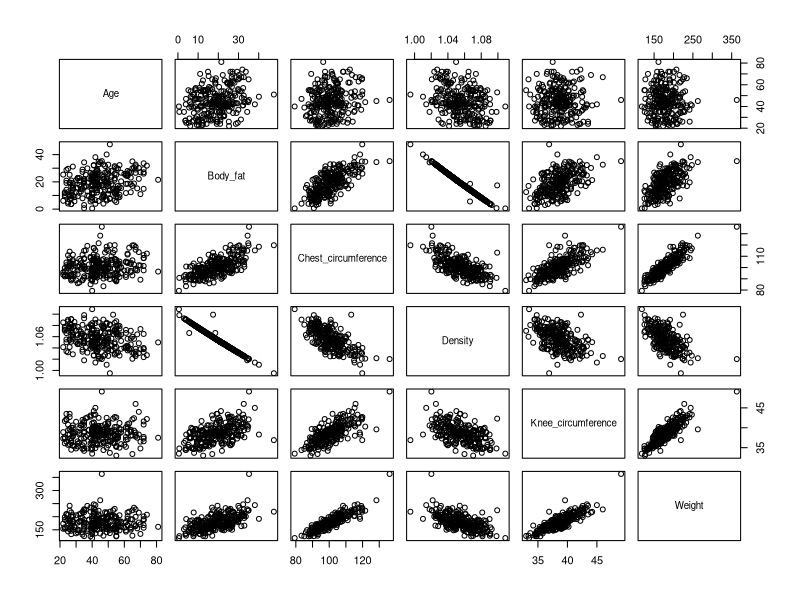
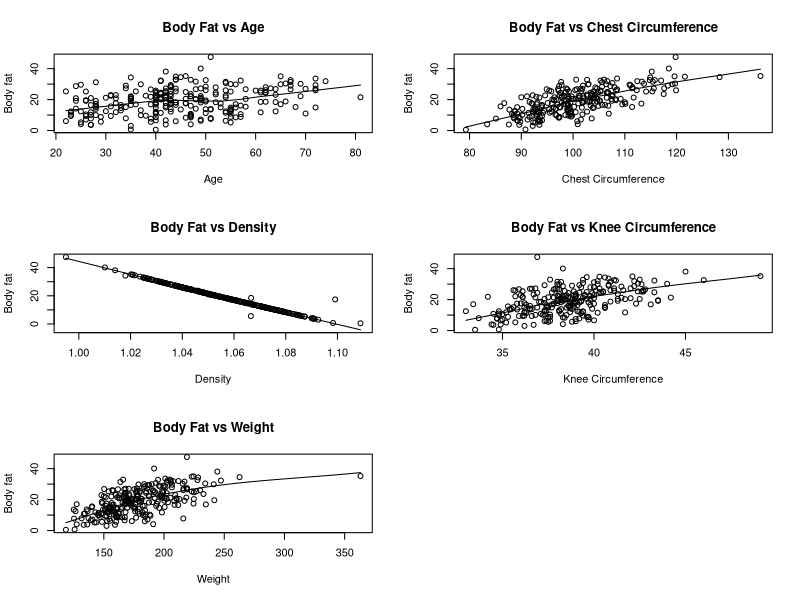
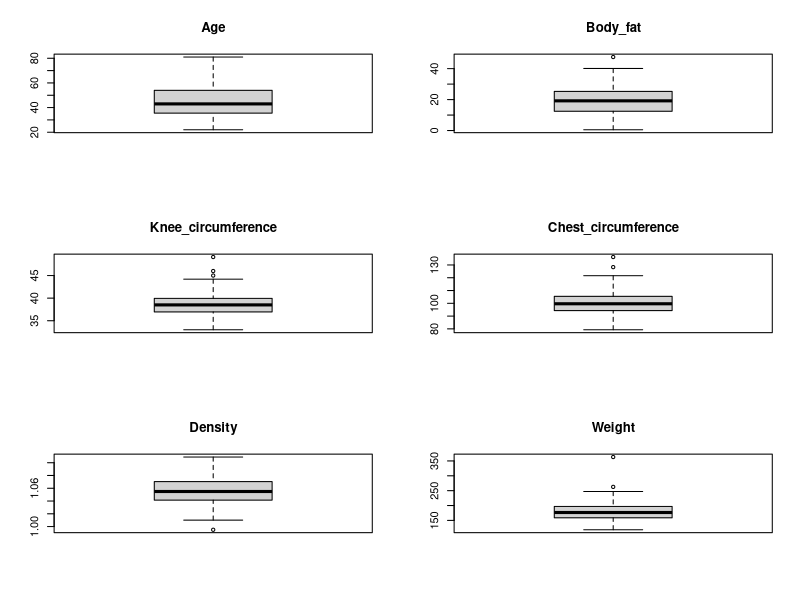

Here is the R script that generated these plots, in order: (Note: this script raises an error after producing the figures.)
# Load necessary libraries
library(readxl)
library(dplyr)

# Load the dataset
data <- read_excel("Dataset_2024.xlsx")

# Inspect the data
str(data)
summary(data)

# Data preprocessing: check for missing values
data <- na.omit(data)

colnames(data)[colnames(data) == "Body fat (%)"] <- "Body_fat"
colnames(data)[colnames(data) == "Age (years)"] <- "Age"
colnames(data)[colnames(data) == "Knee circumference (cm)"] <- "Knee_circumference"
colnames(data)[colnames(data) == "Chest circumference (cm)"] <- "Chest_circumference"
colnames(data)[colnames(data) == "Density (g/cm³)"] <- "Density"
colnames(data)[colnames(data) == "Weight (lbs)"] <- "Weight"

# Pairwise scatter plot to check for linearity and relationships
pairs(data, smooth=FALSE, scale=FALSE, density=TRUE, ellipses=FALSE, method="spearman",
      pch=21, lm=FALSE, cor=TRUE, jiggle=FALSE, factor=2, hist.col=4, stars=TRUE, ci=TRUE)

# Individual scatter plots with smoothing line
par(mfrow= c(3,2)) # Setting up the layout for multiple plots

scatter.smooth(x=data$Age, y=data$Body_fat, xlab="Age", ylab="Body fat", main="Body Fat vs Age")
scatter.smooth(x=data$Chest_circumference, y=data$Body_fat, xlab="Chest Circumference", ylab="Body fat", main="Body Fat vs Chest Circumference")
scatter.smooth(x=data$Density, y=data$Body_fat, xlab="Density", ylab="Body fat", main="Body Fat vs Density")
scatter.smooth(x=data$Knee_circumference, y=data$Body_fat, xlab="Knee Circumference", ylab="Body fat", main="Body Fat vs Knee Circumference")
scatter.smooth(x=data$Weight, y=data$Body_fat, xlab="Weight", ylab="Body fat", main="Body Fat vs Weight")

# Correlation matrix
cor(data)

# Boxplot to visually inspect outliers
par(mfrow=c(3,2)) # Layout for multiple boxplots

boxplot(data$Age, main="Age")
boxplot(data$Body_fat, main="Body_fat")
boxplot(data$Knee_circumference, main="Knee_circumference")
boxplot(data$Chest_circumference, main="Chest_circumference")
boxplot(data$Density, main="Density")
boxplot(data$Weight, main="Weight")

# Detect and remove outliers for each variable
data <- data %>%
  filter(Body_fat < 47.5) %>%
  filter(Chest_circumference < 128.3 & Chest_circumference < 136.2) %>%
  filter(Density < 0.995) %>%
  filter(Knee_circumference < 49.1 & Knee_circumference < 45 & Knee_circumference < 46) %>%
  filter(Weight < 363.15 & Weight < 262.75)
# Check skewness for each variable
par(mfrow = c(3,2)) # Layout for density plots

plot(density(data$Age), main="Density plot: Age", ylab="Frequency", xlab="Age", sub=paste("Skewness:", round(skewness(data$Age), 2)))
polygon(density(data$Age), col="red")

plot(density(data$Body_fat), main="Density plot: Body_fat", ylab="Frequency", xlab="Body_fat", sub=paste("Skewness:", round(skewness(data$Body_fat), 2)))
polygon(density(data$Body_fat), col="red")

plot(density(data$Knee_circumference), main="Density plot: Knee Circumference", ylab="Frequency", xlab="Knee Circumference", sub=paste("Skewness:", round(skewness(data$Knee_circumference), 2)))
polygon(density(data$Knee_circumference), col="red")

plot(density(data$Chest_circumference), main="Density plot: Chest Circumference", ylab="Frequency", xlab="Chest Circumference", sub=paste("Skewness:", round(skewness(data$Chest_circumference), 2)))
polygon(density(data$Chest_circumference), col="red")

plot(density(data$Density), main="Density plot: Density", ylab="Frequency", xlab="Density", sub=paste("Skewness:", round(skewness(data$Density), 2)))
polygon(density(data$Density), col="red")

plot(density(data$Weight), main="Density plot: Weight", ylab="Frequency", xlab="Weight", sub=paste("Skewness:", round(skewness(data$Weight), 2)))
polygon(density(data$Weight), col="red")

# Perform Shapiro-Wilk normality test for each variable
shapiro.test(data$Age)
shapiro.test(data$Body_fat)
shapiro.test(data$Knee_circumference)
shapiro.test(data$Chest_circumference)
shapiro.test(data$Density)
shapiro.test(data$Weight)

# Apply Box-Cox transformation for normalizing the skewed variables
boxcox_transform_age <- boxcox(lm(Body_fat ~ Age, data=data))
lambda_age <- boxcox_transform_age$x[which.max(boxcox_transform_age$y)]
data$Age_transformed <- (data$Age^lambda_age - 1) / lambda_age

# Recheck normality
shapiro.test(data$Age_transformed)

# Apply Box-Cox transformation for Chest Circumference
boxcox_transform_chest <- boxcox(lm(Body_fat ~ Chest_circumference, data=data))
lambda_chest <- boxcox_transform_chest$x[which.max(boxcox_transform_chest$y)]
data$Chest_transformed <- (data$Chest_circumference^lambda_chest - 1) / lambda_chest

# Recheck normality
shapiro.test(data$Chest_transformed)
# Fit the linear model using transformed data where necessary
model <- lm(Body_fat ~ Age_transformed + Chest_transformed + Density + Knee_circumference + Weight, data=data)

# Summary of the model
summary(model)

# Check for multicollinearity
vif(model)

# Residual diagnostics
par(mfrow=c(2,2))
plot(model)

# Shapiro-Wilk test for residuals
shapiro.test(residuals(model))

# Model selection criteria
AIC(model)
BIC(model)


